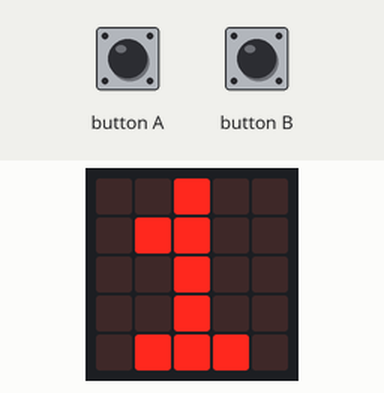
Simulated run of this program. Board: BBC micro:bit (MakeCode). On the bench: the board's 5×5 LED display. The test bench sets the inputs (shaded band). The 48×5 strip is a reading aid, not a part: it shows the text the display is scrolling, unrolled, one strip-width of it at a time.

Above: at 1.9 s.
2.0 s: button A pressed for 0.15 s
At 3.0 s:
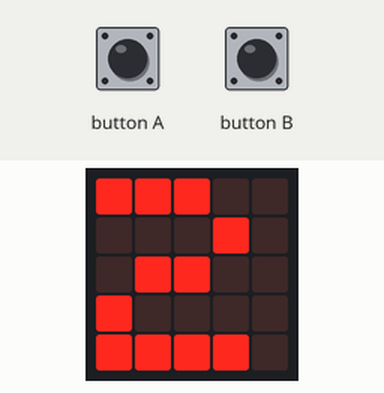
3.6 s: button B pressed for 0.15 s
At 4.3 s:
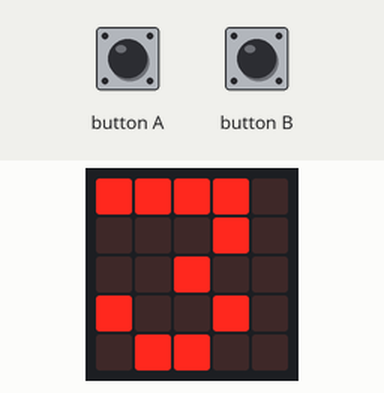
5.2 s: button A pressed for 0.15 s
At 6.5 s:
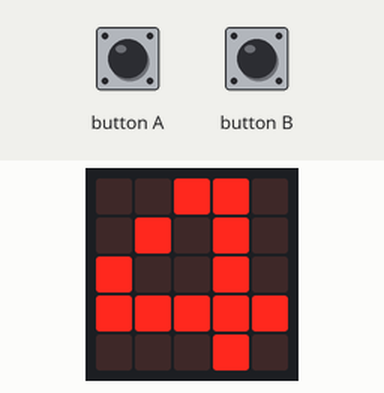
6.8 s: button B pressed for 0.15 s
At 7.9 s:
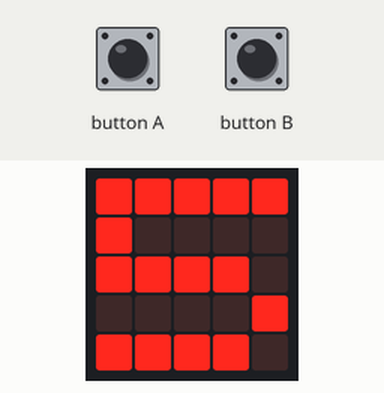
8.4 s: button A pressed 5 times (0.12 s each, 0.3 s apart)
At 14.7 s:
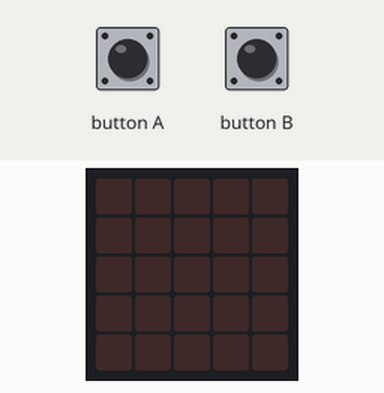
Timing chart, 0 to 16.2 s (numbered marks = the images above; inputs shaded):
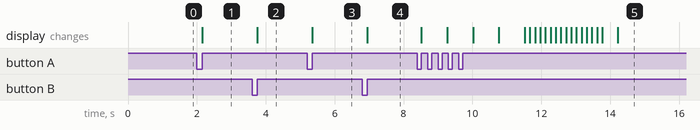

The program:

main.ts
```typescript
input.onButtonPressed(Button.A, function () {
    if (nb == 10) {

    } else {
        nb += 1
        basic.showString("" + (nb))
    }
})
input.onButtonPressed(Button.B, function () {
    if (nb < 10) {
        nb += 1
        basic.showString("" + (nb))
    }
})
let nb = 0
nb = 1
basic.showString("" + (nb))
basic.forever(function () {

})
```

test.ts
```typescript
// les tests vont ici ; cela ne sera pas compilé si ce paquet est utilisé en tant qu'extension.
```

Measured:
- after the input at 2.0 s, the display: changes after 0.15 s (image 1)
- after the input at 3.6 s, the display: changes after 0.15 s (image 2)
- after the input at 5.2 s, the display: changes after 0.15 s (image 3)
- after the input at 6.8 s, the display: changes after 0.15 s (image 4)
- after the input at 8.4 s, the display: first changes after 0.12 s (image 5 shows a later state)
